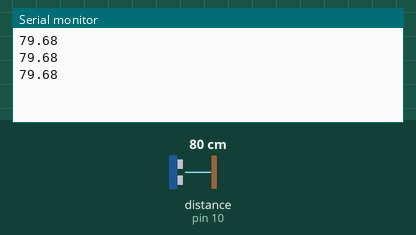
Bench run of a sketch on a simulated Arduino Uno, built with avr-gcc and run on an emulated ATmega328P. Parts: the last lines printed to the serial monitor. Wiring (inferred from the names in the program): ultrasonic range finder: trigger pin 9; echo pin 10. The inputs (shaded band) are chosen by the test bench; at power-on: distance to the obstacle (sensor on pin 10) 80 cm. The echo pulse lasts 58.3 µs per cm.

Above: at 1.2 s.
1.3 s: distance to the obstacle (sensor on pin 10) set to 2 cm
At 1.63 s:
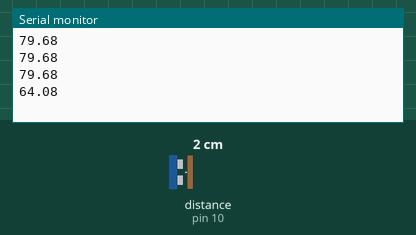
2.8 s: distance to the obstacle (sensor on pin 10) set to 4 cm
At 3.05 s:
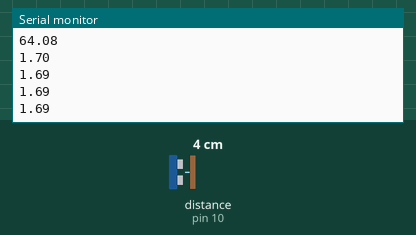
Timing chart, 0 to 5.8 s (numbered marks = the images above; inputs shaded):
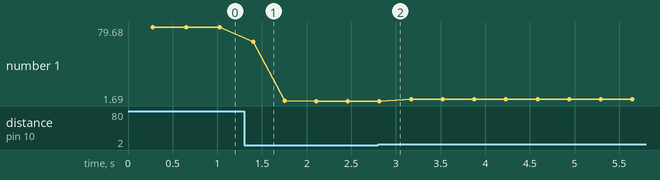

Measured:
- after the input at 1.3 s, the serial monitor: prints a new line after 0.10 s (image 1)
- plotted number 1: 79.68 → 1.69 after the input at 1.3 s, 1.69 → 3.69 after the input at 2.8 s

The sketch:

HC-04SR.ino
```cpp
// 전역 변수
const int trigPin = 9;
const int echoPin = 10;

float duration;

void setup() {
  pinMode(trigPin, OUTPUT);
  pinMode(echoPin, INPUT);
  Serial.begin(9600);
}

float getFilteredDistance(int times = 5) {
  float sum = 0;
  for (int i = 0; i < times; i++) {
    digitalWrite(trigPin, LOW);
    delayMicroseconds(2);
    digitalWrite(trigPin, HIGH);
    delayMicroseconds(10);
    digitalWrite(trigPin, LOW);

    duration = pulseIn(echoPin, HIGH, 30000); // 30ms timeout
    float d = (duration * 0.0343) / 2;
    sum += d;
    delay(50);  // 센서 간섭 방지
  }
  return sum / times;
}

void loop() {
  float distance = getFilteredDistance(5);
  Serial.println(distance);
  delay(100);
}
```
